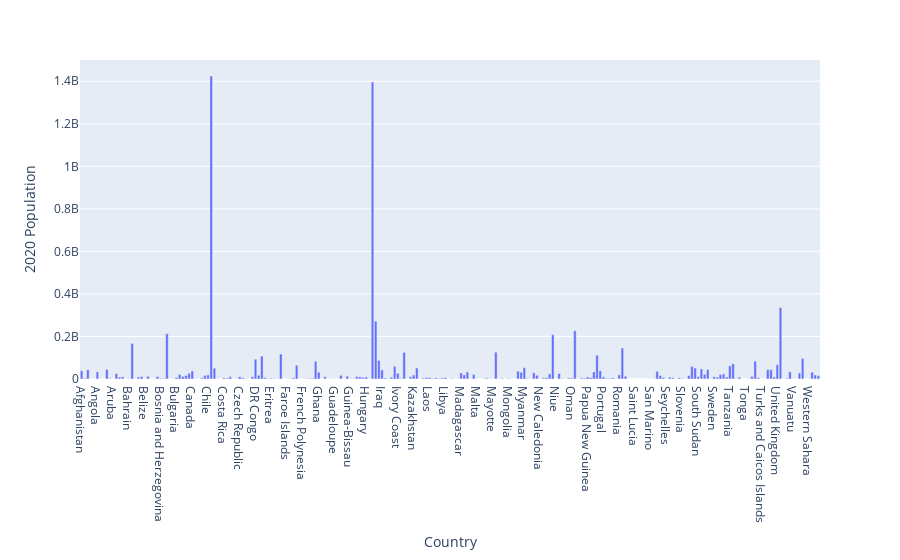

Write notebook code for a chart like this one.
### Code cell
import plotly.express as px
fig=px.bar(population,y='2020 Population',x='Country')
fig.show()

### Figure 1 — Plotly figure (JSON) as saved in the notebook; plotly's stock layout.template omitted (floating-point values rounded to 4 significant figures; data arrays with more than 128 entries replaced by an {"elided": "..."} marker saying what was removed)
{"data": [{"alignmentgroup": "True", "hovertemplate": "Country=%{x}<br>2020 Population=%{y}<extra></extra>", "legendgroup": "", "marker": {"color": "#636efa", "pattern": {"shape": ""}}, "name": "", "offsetgroup": "", "orientation": "v", "showlegend": false, "textposition": "auto", "type": "bar", "x": {"elided": "234 str values"}, "xaxis": "x", "y": {"elided": "234 int values"}, "yaxis": "y"}], "layout": {"barmode": "relative", "legend": {"tracegroupgap": 0}, "margin": {"t": 60}, "xaxis": {"anchor": "y", "domain": [0, 1], "title": {"text": "Country"}}, "yaxis": {"anchor": "x", "domain": [0, 1], "title": {"text": "2020 Population"}}}}
